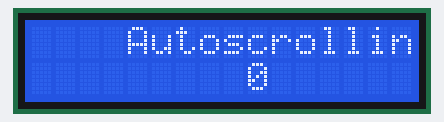
The sketch below on a simulated Arduino Uno, built with avr-gcc and run on an emulated ATmega328P. Shown: 16×2 character LCD.

Above: at 0.17 s.
At 3.2 s:
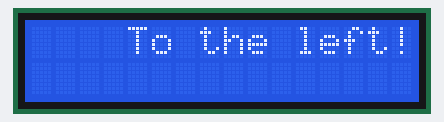
At 4.62 s:
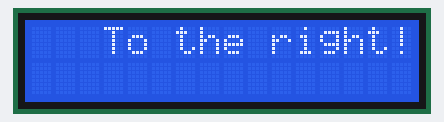
At 6.2 s:
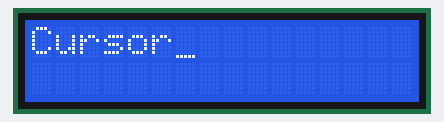
At 9.2 s:
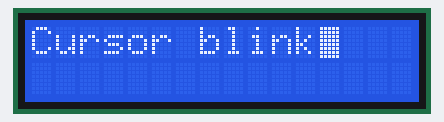
At 12.2 s:
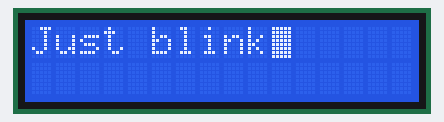

The sketch:

lcd_display_with_module.ino
```cpp
#include <LCD_I2C.h>

LCD_I2C lcd(0x3F, 16, 2);

void setup()
{
    lcd.begin();
    lcd.backlight();
}

void loop()
{
    //Autoscroll
    lcd.setCursor(5, 0);
    lcd.print(F("Autoscrolling"));
    lcd.setCursor(10, 1);
    lcd.autoscroll();

    for (int i = 0; i < 10; i++)
    {
        lcd.print(i);
        delay(200);
    }

    lcd.noAutoscroll();
    lcd.clear();

    // Scroll left and right
    lcd.setCursor(10, 0);
    lcd.print(F("To the left!"));
    for (int i = 0; i < 10; i++)
    {
        lcd.scrollDisplayLeft();
        delay(200);
    }
    lcd.clear();
    lcd.print(F("To the right!"));
    for (int i = 0; i < 10; i++)
    {
        lcd.scrollDisplayRight();
        delay(200);
    }
    lcd.clear();

    //Cursor
    lcd.setCursor(0, 0);
    lcd.cursor();
    lcd.print(F("Cursor"));
    delay(3000);
    lcd.clear();

    //Cursor blink
    lcd.setCursor(0, 0);
    lcd.blink();
    lcd.print(F("Cursor blink"));
    delay(3000);
    lcd.clear();

    //Blink without cursor
    lcd.setCursor(0, 0);
    lcd.noCursor();
    lcd.print(F("Just blink"));
    delay(3000);
    lcd.noBlink();
    lcd.clear();
}
```

Measured:
- by itself, everything shown: repeats every 15.1 s, in 34 steps
- what the display in image 3 shows lasts 3.1 s, from 6.1 s to 9.2 s
